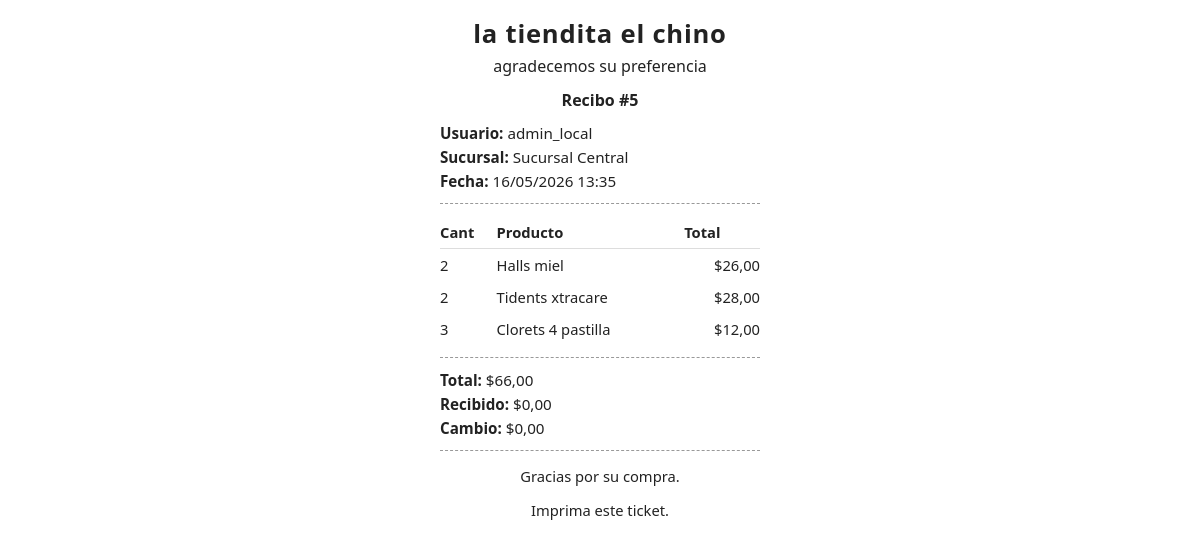
Page /ventas/recibo-html/5/ (signed in) on the committed database.
### ventas/models.py (models this page shows, shortened)
class Venta(models.Model):
    sucursal = models.ForeignKey(Sucursal, on_delete=models.CASCADE)
    usuario = models.ForeignKey(UsuarioPersonalizado, on_delete=models.SET_NULL, null=True)
    fecha = models.DateTimeField(auto_now_add=True)
    total = models.DecimalField(max_digits=10, decimal_places=2)
    monto_pagado = models.DecimalField(max_digits=10, decimal_places=2, default=0)
    cambio = models.DecimalField(max_digits=10, decimal_places=2, default=0)
    class Meta:
        ordering = ['-fecha']

class DetalleVenta(models.Model):
    venta = models.ForeignKey(Venta, on_delete=models.CASCADE, related_name='detalles')
    producto = models.ForeignKey(Producto, on_delete=models.CASCADE)
    cantidad = models.IntegerField()
    precio_unitario = models.DecimalField(max_digits=10, decimal_places=2)
    subtotal = models.DecimalField(max_digits=10, decimal_places=2)
    class Meta:
        ordering = ['-id']

### usuarios/models.py (models this page shows, shortened)
class UsuarioPersonalizado(AbstractUser):
    ROL_CHOICES = (
        ('admin', 'Administrador'),
        ('vendedor', 'Vendedor'),
        ('cajero', 'Cajero'),
    )
    rol = models.CharField(max_length=10, choices=ROL_CHOICES, default='vendedor')
    sucursal = models.ForeignKey(Sucursal, on_delete=models.SET_NULL, null=True, blank=True)
    activo = models.BooleanField(default=True)
    fecha_creacion = models.DateTimeField(auto_now_add=True)
    class Meta:
        verbose_name = "Usuario"
        verbose_name_plural = "Usuarios"

### inventario/models.py (models this page shows, shortened)
class Sucursal(models.Model):
    nombre = models.CharField(max_length=100)
    ubicacion = models.CharField(max_length=200)

class Producto(models.Model):
    codigo_barras = models.CharField(max_length=50, blank=True, null=True, unique=True)
    nombre = models.CharField(max_length=100)
    descripcion = models.TextField(blank=True, null=True)
    precio_venta = models.DecimalField(max_digits=10, decimal_places=2)
    seccion = models.ForeignKey(Seccion, on_delete=models.SET_NULL, null=True, blank=True, related_name='productos')

### ventas/views.py (the view)
# urls.py: path('recibo-html/<int:venta_id>/', generar_recibo_venta_html, name='generar_recibo_venta_html'),
@login_required(login_url='login')
@rol_requerido('vendedor', 'cajero', 'admin')
@solo_activos
def generar_recibo_venta_html(request, venta_id):
    try:
        venta = Venta.objects.select_related('usuario', 'sucursal').get(id=venta_id, sucursal_id=request.session.get('sucursal_id'))
    except Venta.DoesNotExist:
        return HttpResponse('Venta no encontrada', status=404)
    detalles = venta.detalles.select_related('producto').all()
    return render(request, 'recibo_venta.html', {
        'venta': venta,
        'detalles': detalles,
    })

### usuarios/decoradores.py (called while the page is built)
def rol_requerido(*roles):
    def decorator(view_func):
        @wraps(view_func)
        def wrapper(request, *args, **kwargs):
            if not request.user.is_authenticated:
                return redirect('login')
            if request.user.rol == 'admin':
                return view_func(request, *args, **kwargs)
            if request.user.rol in roles:
                return view_func(request, *args, **kwargs)
            return HttpResponseForbidden("No tienes permisos para acceder a esta página")
        return wrapper
    return decorator

def solo_activos(view_func):
    @wraps(view_func)
    def wrapper(request, *args, **kwargs):
        if not request.user.is_authenticated or not request.user.activo:
            return redirect('login')
        return view_func(request, *args, **kwargs)
    return wrapper

### templates/recibo_venta.html (shortened to what this page needs)
<!DOCTYPE html>
<html lang="es">
<head>
</head>
<body>
    <div class="ticket">
        <h1 style="font-size: 1.6em; letter-spacing: 0.03em;">la tiendita el chino</h1>
        <h2 style="font-size: 1em; font-weight: 400; margin-bottom: 12px;">agradecemos su preferencia</h2>
        <h3 style="font-size: 1em; margin-bottom: 12px;">Recibo #{{ venta.id }}</h3>
        <div class="info">
            <p><strong>Usuario:</strong> {{ venta.usuario.username }}</p>
            <p><strong>Sucursal:</strong> {{ venta.sucursal.nombre }}</p>
            <p><strong>Fecha:</strong> {{ venta.fecha|date:'d/m/Y H:i' }}</p>
        </div>
        <div class="separator"></div>
        <div class="items">
            <table>
                <thead>
                    <tr>
                        <th>Cant</th>
                        <th>Producto</th>
                        <th class="right">Total</th>
                    </tr>
                </thead>
                <tbody>
                    {% for detalle in detalles %}
                        <tr>
                            <td>{{ detalle.cantidad }}</td>
                            <td>{{ detalle.producto.nombre|slice:":18" }}</td>
                            <td class="right">${{ detalle.subtotal|floatformat:2 }}</td>
                        </tr>
                    {% endfor %}
                </tbody>
            </table>
        </div>
        <div class="separator"></div>
        <div class="totals">
            <p><strong>Total:</strong> ${{ venta.total|floatformat:2 }}</p>
            <p><strong>Recibido:</strong> ${{ venta.monto_pagado|floatformat:2 }}</p>
            <p><strong>Cambio:</strong> ${{ venta.cambio|floatformat:2 }}</p>
        </div>
        <div class="separator"></div>
        <div class="footer">
            <p>Gracias por su compra.</p>
            <p>Imprima este ticket.</p>
        </div>
    </div>
</body>
</html>

### templates/recibo_venta.html (style rules this page uses)
html, body { width: 100%; margin: 0; padding: 0; background: white; }
body { font-family: 'Segoe UI', Tahoma, Geneva, Verdana, sans-serif; color: #222; }
.ticket { width: 320px; margin: 0 auto; padding: 12px 12px 8px; }
h1, h2, h3 { text-align: center; margin: 4px 0; }
.info, .items, .totals { width: 100%; margin-top: 10px; }
.info p, .totals p { margin: 4px 0; font-size: 0.95em; }
.items table { width: 100%; border-collapse: collapse; margin-top: 10px; }
.items th, .items td { padding: 6px 0; font-size: 0.92em; }
.items th { text-align: left; border-bottom: 1px solid #ddd; }
.items td { vertical-align: top; }
.right { text-align: right; }
.separator { border-top: 1px dashed #999; margin: 12px 0; }
.footer { margin-top: 12px; text-align: center; font-size: 0.92em; padding-bottom: 8px; }

### rows in the picture
Venta: id "5", usuario.username "admin_local", sucursal.nombre "Sucursal Central", fecha "16/05/2026 13:35", total "66,00", monto_pagado "0,00", cambio "0,00"
DetalleVenta: cantidad "2", producto.nombre "Halls miel", subtotal "26,00"
DetalleVenta: cantidad "2", producto.nombre "Tidents xtracare", subtotal "28,00"
DetalleVenta: cantidad "3", producto.nombre "Clorets 4 pastilla", subtotal "12,00"
